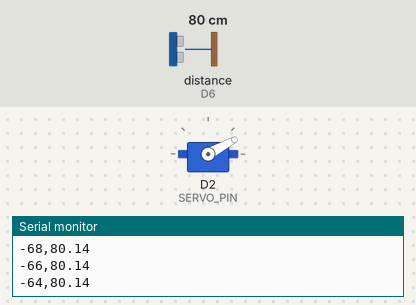
Simulated run of this program. Board: ESP8266 (NodeMCU). On the bench: servo, the last lines printed to the serial monitor. Wiring (inferred from the names in the program): ultrasonic range finder: trigger D5; echo D6. The test bench sets the inputs (shaded band); at power-on: distance to the obstacle (sensor on D6) 80 cm. The echo pulse lasts 58.3 µs per cm.

Above: at 1.2 s.
1.3 s: distance to the obstacle (sensor on D6) set to 250 cm
At 1.8 s:
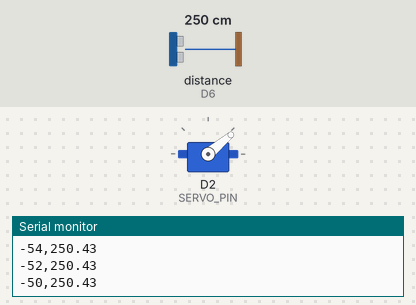
4.3 s: distance to the obstacle (sensor on D6) set to 2 cm
At 4.51 s:
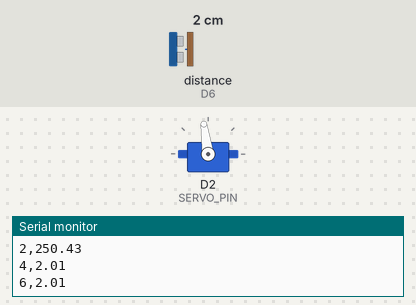
10.3 s: distance to the obstacle (sensor on D6) set to 299 cm
At 10.53 s:
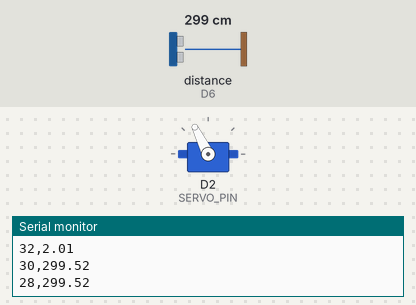
Timing chart, 0 to 19.3 s (numbered marks = the images above; inputs shaded):
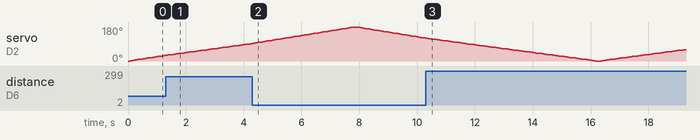

The program:

main.cpp
```cpp
#include <Servo.h>  // Include Servo library

// Define pins for ultrasonic sensor and servo motor
#define TRIG_PIN D5      // Trigger pin of HC-SR04
#define ECHO_PIN D6      // Echo pin of HC-SR04
#define SERVO_PIN D2     // PWM pin connected to servo motor (GPIO4)

Servo myServo;  // Create servo object

void setup() {
  Serial.begin(115200);  // Start serial communication at 115200 baud
  pinMode(TRIG_PIN, OUTPUT); // Set trigger pin as output
  pinMode(ECHO_PIN, INPUT);  // Set echo pin as input

  // Attach servo to SERVO_PIN with safe pulse width range for full sweep
  myServo.attach(SERVO_PIN, 600, 2400); // Approx. 0° to 180° (custom range)
}

// Function to measure distance using HC-SR04
float readDistanceCM() {
  digitalWrite(TRIG_PIN, LOW);
  delayMicroseconds(2);
  digitalWrite(TRIG_PIN, HIGH);
  delayMicroseconds(10);
  digitalWrite(TRIG_PIN, LOW);

  // Read pulse duration in microseconds
  long duration = pulseIn(ECHO_PIN, HIGH, 30000); // Timeout after 30 ms
  if (duration == 0) return -1; // No echo received
  return (duration / 2.0) / 29.1; // Convert to centimeters
}

void loop() {
  // Sweep from left (-90°) to right (+90°)
  for (int angle = 0; angle <= 180; angle += 2) {
    myServo.write(angle);  // Move servo to specified angle
    delay(30);             // Wait for servo to move

    float distance = readDistanceCM(); // Measure distance
    int realAngle = angle - 90;        // Convert angle to range: -90 to +90

    // Send data in CSV format: angle,distance
    Serial.print(realAngle);
    Serial.print(",");
    Serial.println(distance);

    delay(50);  // Small delay before next reading
  }

  // Sweep back from right (+90°) to left (-90°)
  for (int angle = 180; angle >= 0; angle -= 2) {
    myServo.write(angle);
    delay(30);

    float distance = readDistanceCM();
    int realAngle = angle - 90;

    Serial.print(realAngle);
    Serial.print(",");
    Serial.println(distance);

    delay(50);
  }
}
```
